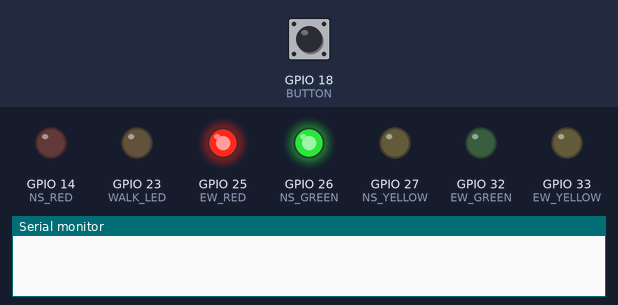
The sketch below on a simulated ESP32. Shown: output pins drawn as LEDs (lit = HIGH), the last lines printed to the serial monitor. The test bench sets the inputs (shaded band); at power-on: GPIO 18 (BUTTON) HIGH.

Above: at 1.2 s.
1.3 s: GPIO 18 (BUTTON) pulled LOW for 0.15 s
At 7.1 s:
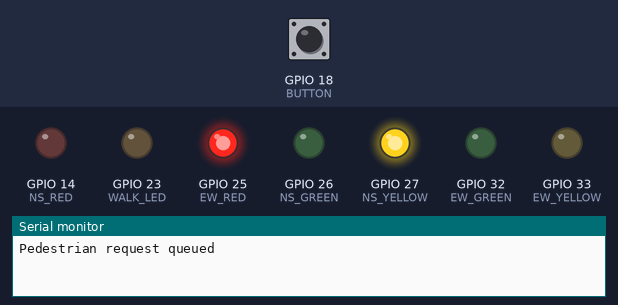
At 9.3 s:
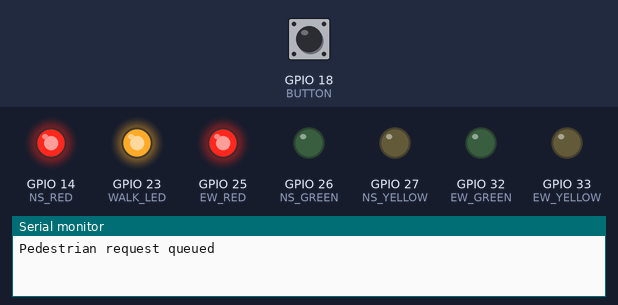
Timing chart, 0 to 19.4 s (numbered marks = the images above; inputs shaded):
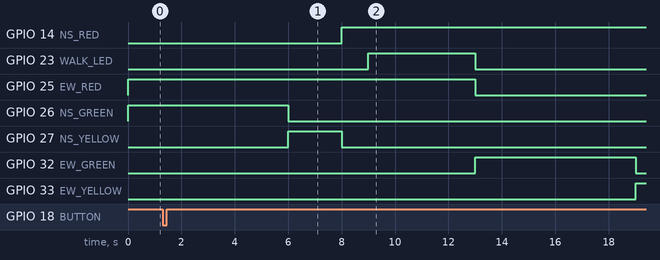

Measured:
- after the input at 1.3 s, GPIO 14 (NS_RED): goes on until 8.0 s, then stays HIGH; GPIO 23 (WALK_LED): LOW → HIGH after 7.7 s, → LOW 4.0 s later; GPIO 26 (NS_GREEN): goes on until 6.0 s, then stays LOW

The sketch:

TrafficController.ino
```cpp
// Educational ESP32 LED traffic controller; NOT for use on real roads.
#include "TrafficLogic.h"

constexpr int NS_RED = 14;
constexpr int NS_YELLOW = 27;
constexpr int NS_GREEN = 26;
constexpr int EW_RED = 25;
constexpr int EW_YELLOW = 33;
constexpr int EW_GREEN = 32;
constexpr int WALK_LED = 23;
constexpr int BUTTON = 18;  // Push button from GPIO18 to GND

TrafficController controller;
uint32_t lastUpdateMs = 0;
bool previousButton = HIGH;
uint32_t lastRequestMs = 0;

void renderOutputs() {
    const Phase phase = controller.phase();
    const bool nsGreen = phase == Phase::NORTH_SOUTH_GREEN;
    const bool nsYellow = phase == Phase::NORTH_SOUTH_YELLOW;
    const bool ewGreen = phase == Phase::EAST_WEST_GREEN;
    const bool ewYellow = phase == Phase::EAST_WEST_YELLOW;
    digitalWrite(NS_RED, !nsGreen && !nsYellow);
    digitalWrite(NS_YELLOW, nsYellow);
    digitalWrite(NS_GREEN, nsGreen);
    digitalWrite(EW_RED, !ewGreen && !ewYellow);
    digitalWrite(EW_YELLOW, ewYellow);
    digitalWrite(EW_GREEN, ewGreen);
    digitalWrite(WALK_LED, controller.walkEnabled());
}

void setup() {
    const int pins[] = {NS_RED, NS_YELLOW, NS_GREEN, EW_RED,
                        EW_YELLOW, EW_GREEN, WALK_LED};
    for (int pin : pins) pinMode(pin, OUTPUT);
    pinMode(BUTTON, INPUT_PULLUP);
    Serial.begin(115200);
    lastUpdateMs = millis();
    renderOutputs();
}

void loop() {
    const uint32_t now = millis();
    const bool button = digitalRead(BUTTON);
    if (previousButton == HIGH && button == LOW && (now - lastRequestMs) >= 200) {
        controller.requestPedestrian();
        lastRequestMs = now;
        Serial.println("Pedestrian request queued");
    }
    previousButton = button;
    controller.tick(now - lastUpdateMs);
    lastUpdateMs = now;
    renderOutputs();
    delay(10);
}
```

TrafficLogic.h
```cpp
#pragma once
// Platform-independent C++ state machine; safe for desktop tests.
#include <stdint.h>

enum class Phase {
    NORTH_SOUTH_GREEN,
    NORTH_SOUTH_YELLOW,
    ALL_RED,
    EAST_WEST_GREEN,
    EAST_WEST_YELLOW,
    PEDESTRIAN_WALK
};

class TrafficController {
public:
    static constexpr uint32_t GREEN_MS = 6000;
    static constexpr uint32_t YELLOW_MS = 2000;
    static constexpr uint32_t ALL_RED_MS = 1000;
    static constexpr uint32_t WALK_MS = 4000;

    TrafficController() = default;
    void requestPedestrian() { pedestrianPending_ = true; }

    void tick(uint32_t deltaMs) {
        while (deltaMs > 0) {
            const uint32_t remaining = duration() - elapsedMs_;
            const uint32_t step = deltaMs < remaining ? deltaMs : remaining;
            elapsedMs_ += step;
            deltaMs -= step;
            if (elapsedMs_ == duration()) {
                advance();
                elapsedMs_ = 0;
            }
        }
    }

    Phase phase() const { return phase_; }
    bool pedestrianPending() const { return pedestrianPending_; }
    bool northSouthGreen() const { return phase_ == Phase::NORTH_SOUTH_GREEN; }
    bool eastWestGreen() const { return phase_ == Phase::EAST_WEST_GREEN; }
    bool walkEnabled() const { return phase_ == Phase::PEDESTRIAN_WALK; }
    uint32_t remainingMs() const { return duration() - elapsedMs_; }

private:
    Phase phase_ = Phase::NORTH_SOUTH_GREEN;
    Phase nextAfterRed_ = Phase::EAST_WEST_GREEN;
    bool pedestrianPending_ = false;
    uint32_t elapsedMs_ = 0;

    uint32_t duration() const {
        switch (phase_) {
            case Phase::NORTH_SOUTH_GREEN:
            case Phase::EAST_WEST_GREEN: return GREEN_MS;
            case Phase::NORTH_SOUTH_YELLOW:
            case Phase::EAST_WEST_YELLOW: return YELLOW_MS;
            case Phase::ALL_RED: return ALL_RED_MS;
            case Phase::PEDESTRIAN_WALK: return WALK_MS;
        }
        return ALL_RED_MS;
    }

    void advance() {
        switch (phase_) {
            case Phase::NORTH_SOUTH_GREEN:
                phase_ = Phase::NORTH_SOUTH_YELLOW; break;
            case Phase::NORTH_SOUTH_YELLOW:
                nextAfterRed_ = Phase::EAST_WEST_GREEN;
                phase_ = Phase::ALL_RED; break;
            case Phase::EAST_WEST_GREEN:
                phase_ = Phase::EAST_WEST_YELLOW; break;
            case Phase::EAST_WEST_YELLOW:
                nextAfterRed_ = Phase::NORTH_SOUTH_GREEN;
                phase_ = Phase::ALL_RED; break;
            case Phase::ALL_RED:
                if (pedestrianPending_) {
                    pedestrianPending_ = false;
                    phase_ = Phase::PEDESTRIAN_WALK;
                } else {
                    phase_ = nextAfterRed_;
                }
                break;
            case Phase::PEDESTRIAN_WALK:
                phase_ = nextAfterRed_; break;
        }
    }
};
```
